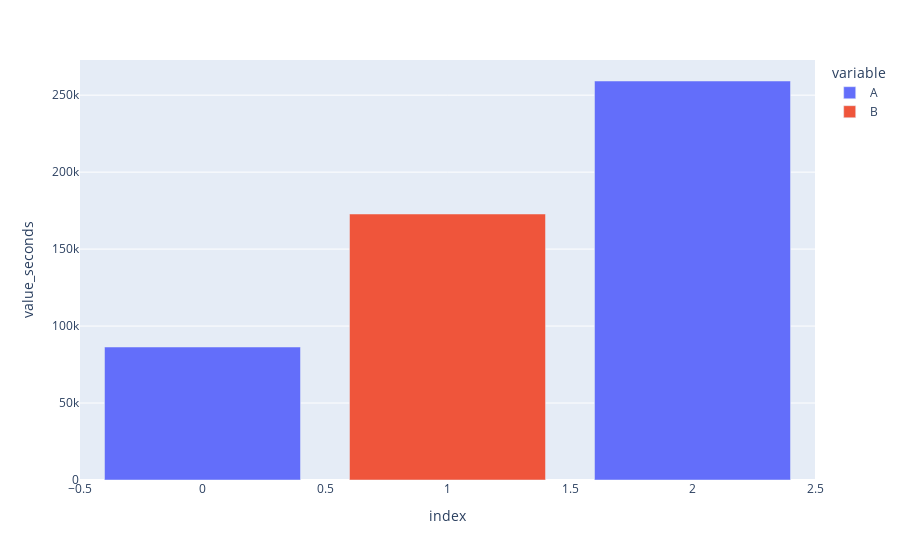

Notebook code cell kept with this figure:
### Code cell
fig

### Figure 1 — Plotly figure (JSON) as saved in the notebook; plotly's stock layout.template omitted (floating-point values rounded to 4 significant figures)
{"data": [{"alignmentgroup": "True", "hovertemplate": "variable=A<br>index=%{x}<br>value_seconds=%{y}<extra></extra>", "legendgroup": "A", "marker": {"color": "#636efa", "pattern": {"shape": ""}}, "name": "A", "offsetgroup": "A", "orientation": "v", "showlegend": true, "textposition": "auto", "type": "bar", "x": [0, 2], "xaxis": "x", "y": [86400, 259200], "yaxis": "y"}, {"alignmentgroup": "True", "hovertemplate": "variable=B<br>index=%{x}<br>value_seconds=%{y}<extra></extra>", "legendgroup": "B", "marker": {"color": "#EF553B", "pattern": {"shape": ""}}, "name": "B", "offsetgroup": "B", "orientation": "v", "showlegend": true, "textposition": "auto", "type": "bar", "x": [1], "xaxis": "x", "y": [172800], "yaxis": "y"}], "layout": {"barmode": "relative", "legend": {"title": {"text": "variable"}, "tracegroupgap": 0}, "margin": {"t": 60}, "xaxis": {"anchor": "y", "domain": [0, 1], "title": {"text": "index"}}, "yaxis": {"anchor": "x", "domain": [0, 1], "title": {"text": "value_seconds"}}}}
